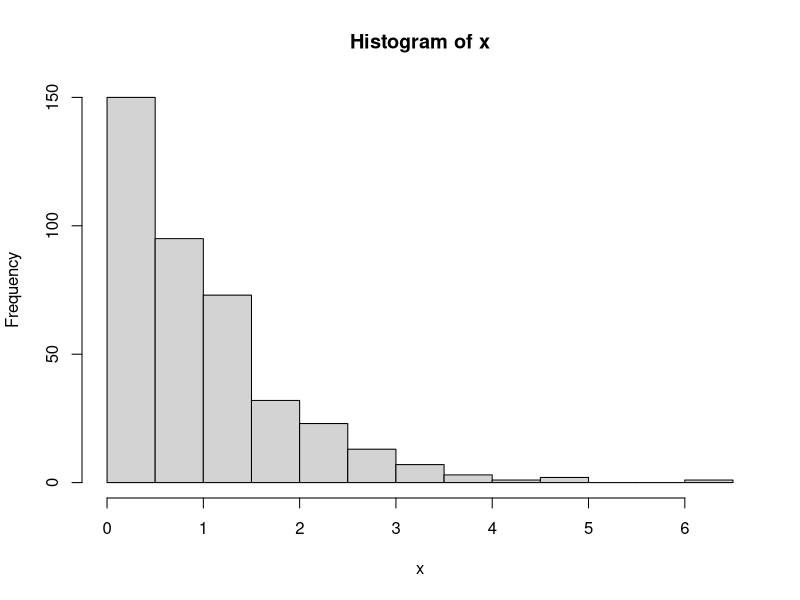
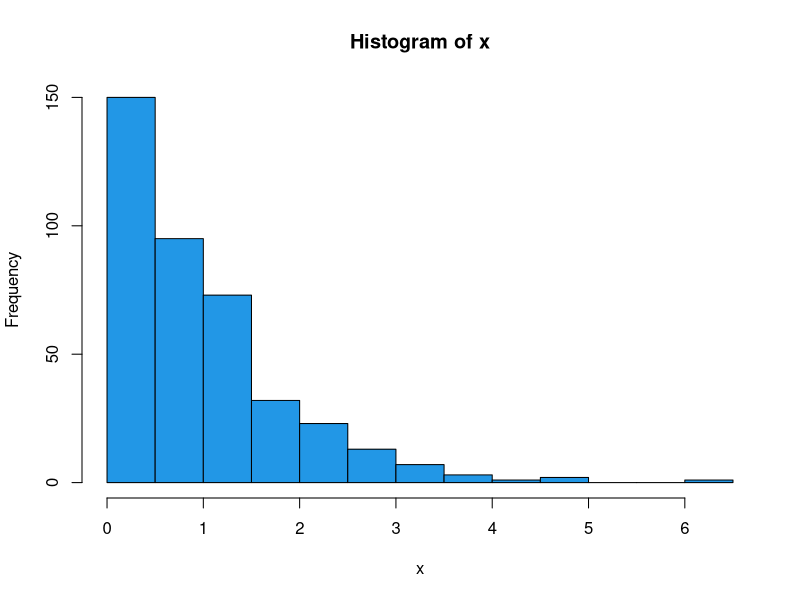
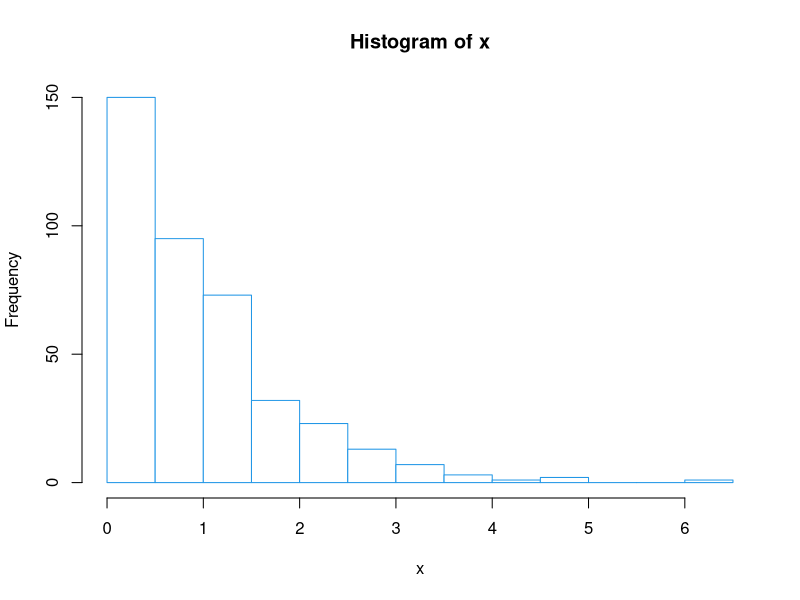
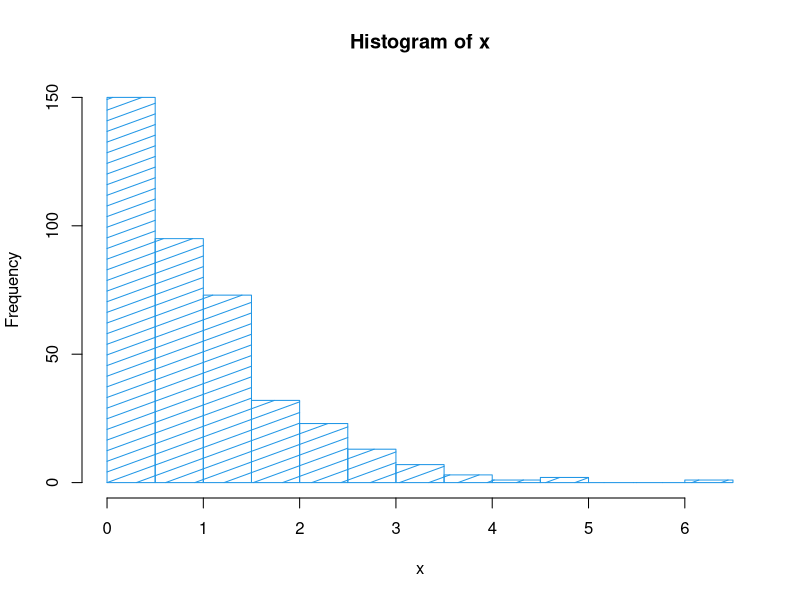
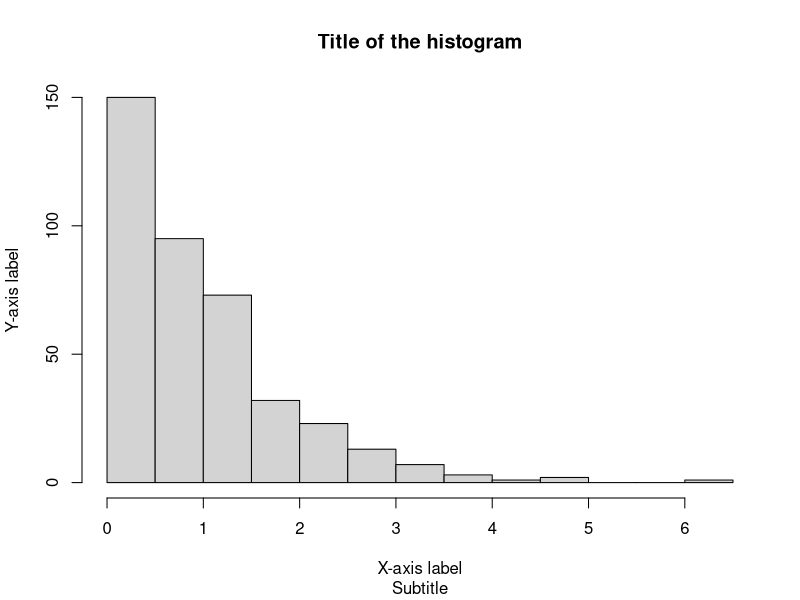

Write R code to recreate these figures, in order.
set.seed(1)
x <- rexp(400)

# Histogram
hist(x)

# Fill color
hist(x,       # Data
     col = 4) # Color

# Border color
hist(x,
     col = "white", # Fill color
     border = 4)    # Border

# Shading lines
hist(x,
     col = 4,      # Color
     density = 10, # Shading lines
     angle = 20)   # Shading lines angle

# Titles and labels
hist(x,
     main = "Title of the histogram", # Title
     sub = "Subtitle",                # Subtitle
     xlab = "X-axis label",           # X-axis label
     ylab = "Y-axis label")           # Y-axis label
